Frame 1 (no input): blank canvas, image omitted
Frame 60 (the mouse pressed at the canvas centre just before this capture): blank canvas, image omitted
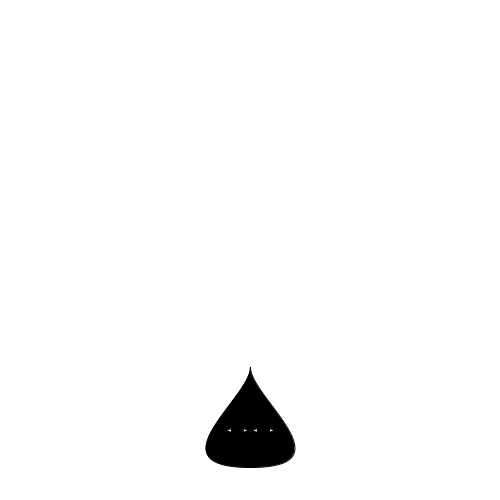
Frame 120 (the mouse held since frame 60 and released just before this capture)

The Processing sketch whose frames 1 and 60 were blank and that drew this single picture after the mouse press (run headless with seeded random() and noise(); from frame 60 on, the mouse is pressed at the canvas centre):

// Processing sketch: waveyslimes
// ── waveyslimes.pde
// waveyslimes for the Processing monsters project
// written by dan lipert @ danlipert@gmail.com
// oh god please don't look at my source...
// i am not good with computers


int mySize = 500;
int tableSize = mySize;
float[] sinTable = new float[tableSize];
float[] mappedTable = new float[mySize];
int tableCounter = 0;  
slime[] slimes = new slime[0];
int phase = 0;
//slime drawing info
  int cx1 = 0;
  float cy1 = 20;
  int cx2 = 100;
  float cy2 = -50;
    //c__ points are derivations from center of slime (i.e. xPos, yPos)

void setup()
{
  ellipseMode(RADIUS);
  size (500,500);
   
  //setting up table of sin values 
  for(int i = 0; i < tableSize; i++)
  {
    sinTable[i] = sin(1.5*TWO_PI * i/tableSize);
  }
  
  
  //create a mapped version for our resolution
  for(int i = 0; i < width; i++)
  {
    mappedTable[i] = map(sinTable[i], -1, 1, -3*height/10, 3*height/10);
  }
}

void draw()
{
  background(255);
  for(int i = 0; i < slimes.length; i++)
  {
    slimes[i].update();
  }
  phase += 5;
}

void mousePressed()
{
  slime newSlime = new slime(10, mouseX);
  //this next line is confusing, need to cast when appending an
  //array of objects for some reason
  slimes = (slime[]) append(slimes, newSlime);
}

class slime 
{
  int slimeRadius;
  float yPos;
  int xPos;
  float blinkY;

  
  slime (int r, int x)
  {
    slimeRadius = r;
    xPos = x;
  }
  
  
  //draw the slime and update its yPos
  void update()
  {
    //dont go past the end of the array!!! %!
    yPos = mappedTable[(xPos + phase)%mySize];
    if(yPos < 0)
    {
      yPos = yPos * -1;
    }
    //blink the eyes!
    blinkY = map(yPos, 0, 3*height/10, 0, 10);
    //c__ points are derivations from center (i.e. xPos, yPos)
    //drawing slime!
    fill(0); 
    bezier(xPos, height-(yPos+50)-50, xPos+cx1, height-(yPos+cy1)-50, xPos+cx2, height-(yPos+cy2)-50, xPos, height-(yPos-50)-50);
    bezier(xPos, height-(yPos+50)-50, xPos-cx1, height-(yPos+cy1)-50, xPos-cx2, height-(yPos+cy2)-50, xPos, height-(yPos-50)-50);
    fill(255);
    ellipse(xPos+13, height-(yPos+37), 10, blinkY);
    ellipse(xPos-13, height-(yPos+37), 10, blinkY);
    fill(0);
    ellipse(xPos+13, height-(yPos+37), 6, 6);
    ellipse(xPos-13, height-(yPos+37), 6, 6);
    
    //flip upside down so bouncing ont he bottom of the screen
    //ellipse(xPos, height - yPos, slimeRadius, slimeRadius);
    
  }
}
